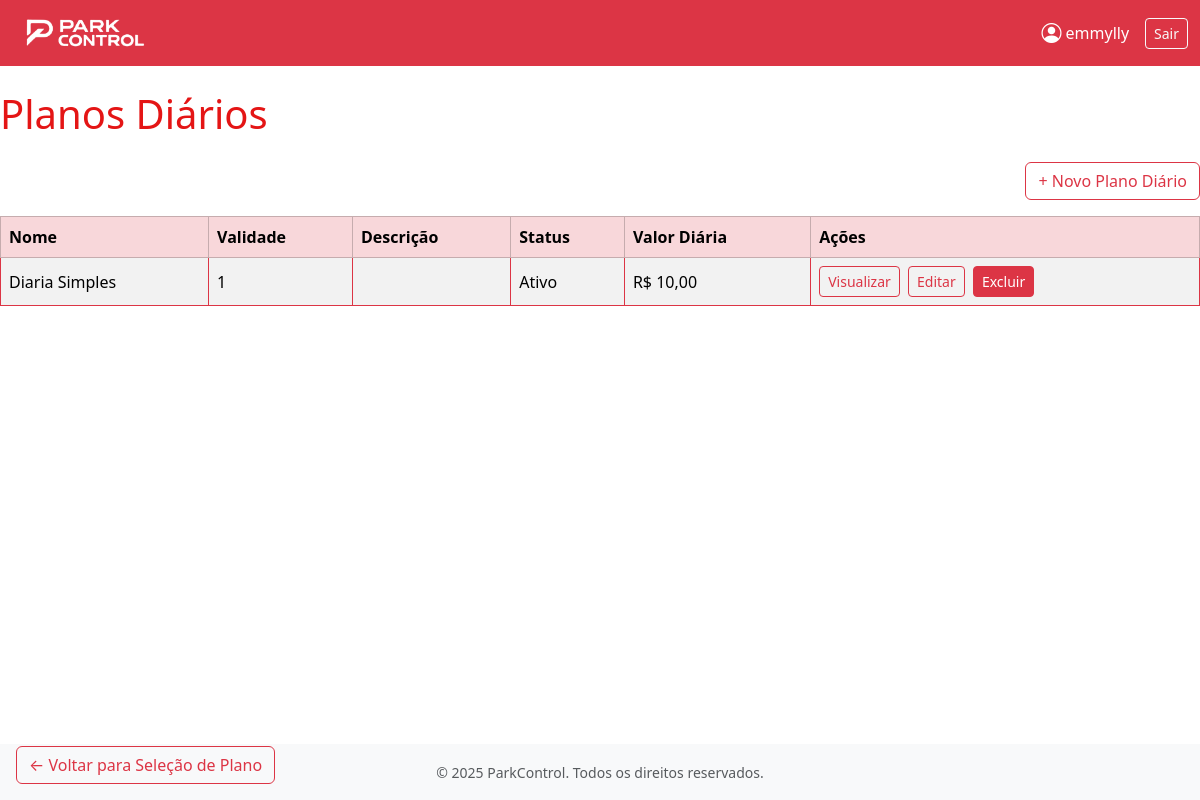
Screenshot of /planos/planos/diarios/ (signed in) with the database file from the repository.
### apps/usuarios/models.py (models this page shows)
class Usuario(AbstractUser):
    perfil_acesso = models.CharField(max_length=20, choices=[
        ('Administrador', 'Administrador'),
        ('Frentista', 'Frentista'),
        ('Contador', 'Contador')
    ])

### apps/planos/models.py (models this page shows, shortened)
class Planos(models.Model):
    TIPO_PLANO_CHOICES = [
        ('Mensalista', 'Mensalista'),
        ('Diarista', 'Diarista'),
    ]
    TIPO_MENSAL_CHOICES = [
        ('Mensal', 'Mensal'),
        ('Anual','Anual')
    ]
    STATUS_CHOICES = [
        ('Ativo', 'Ativo'),
        ('Inativo', 'Inativo'),
    ]
    nome = models.CharField( max_length=50, blank=False, null=False)
    validade = models.PositiveIntegerField(blank=False, null=False)
    descricao = models.TextField(blank=True)
    data_criacao = models.DateTimeField(auto_now_add=True)
    ultima_alteracao = models.DateTimeField(auto_now=True)
    tipo_plano = models.CharField(max_length=20, choices=TIPO_PLANO_CHOICES, blank=False, null=False)
    status = models.CharField(max_length=20, choices=STATUS_CHOICES, blank=True, null=True,default='Ativo')
    valor_diaria = models.DecimalField(max_digits=10, decimal_places=2, blank=True, null=True)
    valor = models.DecimalField(max_digits=10, decimal_places=2, blank=True, null=True)
    tipo_mensal  = models.CharField(max_length=20, choices=TIPO_MENSAL_CHOICES, blank=True, null=True)

### apps/planos/views.py (the view)
# urls.py: path('planos/diarios/', views.listar_planos_diarios, name='listar_planos_diarios'),
@login_required
def listar_planos_diarios(request):
    planos = Planos.objects.filter(tipo_plano='Diarista')
    return render(request, 'planos/diarios/listar_planos_diarios.html', {'planos': planos})

### apps/planos/templates/planos/diarios/listar_planos_diarios.html (shortened to what this page needs)
{% extends 'base.html' %}
{% block content %}
<h1 class="mb-4" style="color: #E41515;">Planos Diários</h1>
<div class="d-flex justify-content-end mb-3">
  <a href="{% url 'planos:criar_plano_diario' %}" class="btn btn-outline-danger">+ Novo Plano Diário</a>
</div>
<table class="table table-bordered border-danger table-striped align-middle">
  <thead class="table-danger">
    <tr>
      <th>Nome</th>
      <th>Validade</th>
      <th>Descrição</th>
      <th>Status</th>
      <th>Valor Diária</th>
      <th>Ações</th>
    </tr>
  </thead>
  <tbody>
    {% for plano in planos %}
    <tr>
      <td>{{ plano.nome }}</td>
      <td>{{ plano.validade }}</td>
      <td>{{ plano.descricao }}</td>
      <td>{{ plano.status }}</td>
      <td>R$ {{ plano.valor_diaria }}</td>
      <td>
        <a href="{% url 'planos:visualizar_plano_diario' plano.id %}" class="btn btn-sm btn-outline-danger me-1">Visualizar</a>
        <a href="{% url 'planos:editar_plano_diario' plano.id %}" class="btn btn-sm btn-outline-danger me-1">Editar</a>
        <a href="{% url 'planos:excluir_plano_diario' plano.id %}" class="btn btn-sm btn-danger">Excluir</a>
      </td>
    </tr>
    {% empty %}
    <tr>
      <td colspan="6" class="text-center">Nenhum plano diário cadastrado.</td>
    </tr>
    {% endfor %}
  </tbody>
</table>
<div class="position-fixed bottom-0 start-0 m-3">
  <a href="{% url 'planos:selecao_plano' %}" class="btn btn-outline-danger">← Voltar para Seleção de Plano</a>
</div>
{% endblock %}

### base_templates/navbar.html (shortened to what this page needs)
{% load static %}
<nav class="navbar navbar-expand-lg navbar-dark bg-danger">
    <div class="container-fluid">
        <a class="navbar-brand d-flex align-items-center" href="{% url 'usuarios:home' %}">
            <img src="{% static 'images/logo-branca.png' %}" alt="Logo" class="me-2" style="height: 40px;">
        </a>
        <div class="collapse navbar-collapse" id="navbarContent">
            <div class="ms-auto d-flex align-items-center">
                {% if user.is_authenticated %}
                    <a href="{% url 'usuarios:perfil_usuario' %}" class="text-white text-decoration-none me-3 d-flex align-items-center">
                        <i class="bi bi-person-circle me-1 fs-5"></i>
                        {{ user.get_full_name|default:user.username }}
                    </a>
                    <a class="btn btn-outline-light btn-sm" href="{% url 'usuarios:logout_parkcontrol' %}">Sair</a>
                {% endif %}
            </div>
        </div>
    </div>
</nav>

### rows the page displays
Usuario: get_full_name "emmylly"
Planos: nome "Diaria Simples", validade "1", status "Ativo", valor_diaria "10,00"
